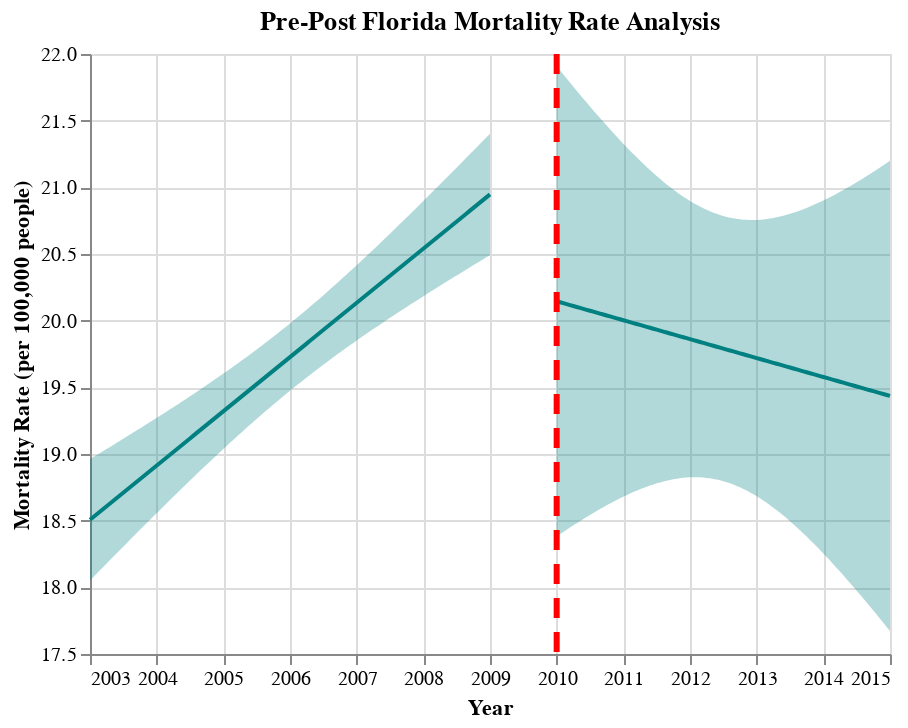

The code cell stored with this chart in its notebook:
### Code cell
## Generate Pre-Post Graphs for FL
fit, reg_chart_pre_FL = get_reg_fit_FL(
    death_data_FL_subset_grouped_pre, 
    yvar="average_deaths_state", 
    xvar="YEAR", 
    alpha=0.05
)
reg_chart_pre_FL

fit, reg_chart_post_FL = get_reg_fit_FL(
    death_data_FL_subset_grouped_post, 
    yvar="average_deaths_state", 
    xvar="YEAR", 
    alpha=0.05
)

## Create line post-policy implementation
line_2010 = alt.Chart(pd.DataFrame({'x': [2010]})).mark_rule(strokeDash=[10, 7], color = "red", strokeWidth=3).encode(x='x')

## Generate final pre-post graph for FL
pre_post_FL = reg_chart_pre_FL + reg_chart_post_FL + line_2010
pre_post_FL.properties(title="Pre-Post Florida Mortality Rate Analysis")

### Figure 1 — Vega-Lite specification as saved in the notebook (floating-point values rounded to 4 significant figures)
{"config": {"view": {"continuousWidth": 400, "continuousHeight": 300}}, "layer": [{"mark": {"type": "errorband", "color": "teal"}, "encoding": {"x": {"field": "YEAR", "type": "quantitative"}, "y": {"field": "ci_low", "title": "", "type": "quantitative"}, "y2": {"field": "ci_high"}}}, {"mark": {"type": "line", "color": "teal"}, "encoding": {"x": {"axis": {"format": "T", "title": "Year"}, "field": "YEAR", "scale": {"zero": false}, "type": "quantitative"}, "y": {"field": "average_deaths_state", "scale": {"zero": false}, "title": "Mortality Rate (per 100,000 people)", "type": "quantitative"}}}, {"layer": [{"mark": {"type": "errorband", "color": "teal"}, "encoding": {"x": {"field": "YEAR", "type": "quantitative"}, "y": {"field": "ci_low", "title": "", "type": "quantitative"}, "y2": {"field": "ci_high"}}}, {"mark": {"type": "line", "color": "teal"}, "encoding": {"x": {"axis": {"format": "T", "title": "Year"}, "field": "YEAR", "scale": {"zero": false}, "type": "quantitative"}, "y": {"field": "average_deaths_state", "scale": {"zero": false}, "title": "Mortality Rate (per 100,000 people)", "type": "quantitative"}}}], "data": {"name": "data-5dde3a2bb1b438999ecfbdcea3ef74b6"}}, {"data": {"name": "data-c6a99109c809d7b1b46dbbb9b2adf5d2"}, "mark": {"type": "rule", "color": "red", "strokeDash": [10, 7], "strokeWidth": 3}, "encoding": {"x": {"field": "x", "type": "quantitative"}}}], "data": {"name": "data-8318611d1c12f31b00cb452b2bebdd7a"}, "title": "Pre-Post Florida Mortality Rate Analysis", "$schema": "https://vega.github.io/schema/vega-lite/v4.17.0.json", "datasets": {"data-8318611d1c12f31b00cb452b2bebdd7a": [{"YEAR": 2003.0, "average_deaths_state": 18.51, "ci_low": 18.05, "ci_high": 18.96}, {"YEAR": 2003.0, "average_deaths_state": 18.53, "ci_low": 18.08, "ci_high": 18.98}, {"YEAR": 2003.0, "average_deaths_state": 18.56, "ci_low": 18.11, "ci_high": 19.0}, {"YEAR": 2003.0, "average_deaths_state": 18.58, "ci_low": 18.14, "ci_high": 19.02}, {"YEAR": 2003.0, "average_deaths_state": 18.6, "ci_low": 18.17, "ci_high": 19.04}, {"YEAR": 2003.0, "average_deaths_state": 18.63, "ci_low": 18.2, "ci_high": 19.05}, {"YEAR": 2003.0, "average_deaths_state": 18.65, "ci_low": 18.23, "ci_high": 19.07}, {"YEAR": 2003.0, "average_deaths_state": 18.68, "ci_low": 18.27, "ci_high": 19.09}, {"YEAR": 2003.0, "average_deaths_state": 18.7, "ci_low": 18.3, "ci_high": 19.11}, {"YEAR": 2004.0, "average_deaths_state": 18.73, "ci_low": 18.33, "ci_high": 19.13}, {"YEAR": 2004.0, "average_deaths_state": 18.75, "ci_low": 18.36, "ci_high": 19.15}, {"YEAR": 2004.0, "average_deaths_state": 18.78, "ci_low": 18.39, "ci_high": 19.16}, {"YEAR": 2004.0, "average_deaths_state": 18.8, "ci_low": 18.42, "ci_high": 19.18}, {"YEAR": 2004.0, "average_deaths_state": 18.82, "ci_low": 18.45, "ci_high": 19.2}, {"YEAR": 2004.0, "average_deaths_state": 18.85, "ci_low": 18.48, "ci_high": 19.22}, {"YEAR": 2004.0, "average_deaths_state": 18.87, "ci_low": 18.51, "ci_high": 19.24}, {"YEAR": 2004.0, "average_deaths_state": 18.9, "ci_low": 18.54, "ci_high": 19.26}, {"YEAR": 2004.0, "average_deaths_state": 18.92, "ci_low": 18.57, "ci_high": 19.28}, {"YEAR": 2004.0, "average_deaths_state": 18.95, "ci_low": 18.6, "ci_high": 19.3}, {"YEAR": 2004.0, "average_deaths_state": 18.97, "ci_low": 18.63, "ci_high": 19.32}, {"YEAR": 2004.0, "average_deaths_state": 18.99, "ci_low": 18.65, "ci_high": 19.33}, {"YEAR": 2004.0, "average_deaths_state": 19.02, "ci_low": 18.68, "ci_high": 19.35}, {"YEAR": 2004.0, "average_deaths_state": 19.04, "ci_low": 18.71, "ci_high": 19.37}, {"YEAR": 2004.0, "average_deaths_state": 19.07, "ci_low": 18.74, "ci_high": 19.39}, {"YEAR": 2004.0, "average_deaths_state": 19.09, "ci_low": 18.77, "ci_high": 19.41}, {"YEAR": 2004.0, "average_deaths_state": 19.12, "ci_low": 18.8, "ci_high": 19.43}, {"YEAR": 2005.0, "average_deaths_state": 19.14, "ci_low": 18.83, "ci_high": 19.45}, {"YEAR": 2005.0, "average_deaths_state": 19.17, "ci_low": 18.86, "ci_high": 19.47}, {"YEAR": 2005.0, "average_deaths_state": 19.19, "ci_low": 18.89, "ci_high": 19.49}, {"YEAR": 2005.0, "average_deaths_state": 19.21, "ci_low": 18.92, "ci_high": 19.51}, {"YEAR": 2005.0, "average_deaths_state": 19.24, "ci_low": 18.94, "ci_high": 19.53}, {"YEAR": 2005.0, "average_deaths_state": 19.26, "ci_low": 18.97, "ci_high": 19.55}, {"YEAR": 2005.0, "average_deaths_state": 19.29, "ci_low": 19.0, "ci_high": 19.57}, {"YEAR": 2005.0, "average_deaths_state": 19.31, "ci_low": 19.03, "ci_high": 19.6}, {"YEAR": 2005.0, "average_deaths_state": 19.34, "ci_low": 19.06, "ci_high": 19.62}, {"YEAR": 2005.0, "average_deaths_state": 19.36, "ci_low": 19.08, "ci_high": 19.64}, {"YEAR": 2005.0, "average_deaths_state": 19.39, "ci_low": 19.11, "ci_high": 19.66}, {"YEAR": 2005.0, "average_deaths_state": 19.41, "ci_low": 19.14, "ci_high": 19.68}, {"YEAR": 2005.0, "average_deaths_state": 19.43, "ci_low": 19.17, "ci_high": 19.7}, {"YEAR": 2005.0, "average_deaths_state": 19.46, "ci_low": 19.19, "ci_high": 19.72}, {"YEAR": 2005.0, "average_deaths_state": 19.48, "ci_low": 19.22, "ci_high": 19.75}, {"YEAR": 2005.0, "average_deaths_state": 19.51, "ci_low": 19.25, "ci_high": 19.77}, {"YEAR": 2006.0, "average_deaths_state": 19.53, "ci_low": 19.27, "ci_high": 19.79}, {"YEAR": 2006.0, "average_deaths_state": 19.56, "ci_low": 19.3, "ci_high": 19.81}, {"YEAR": 2006.0, "average_deaths_state": 19.58, "ci_low": 19.32, "ci_high": 19.84}, {"YEAR": 2006.0, "average_deaths_state": 19.6, "ci_low": 19.35, "ci_high": 19.86}, {"YEAR": 2006.0, "average_deaths_state": 19.63, "ci_low": 19.37, "ci_high": 19.88}, {"YEAR": 2006.0, "average_deaths_state": 19.65, "ci_low": 19.4, "ci_high": 19.91}, {"YEAR": 2006.0, "average_deaths_state": 19.68, "ci_low": 19.42, "ci_high": 19.93}, {"YEAR": 2006.0, "average_deaths_state": 19.7, "ci_low": 19.45, "ci_high": 19.96}, {"YEAR": 2006.0, "average_deaths_state": 19.73, "ci_low": 19.47, "ci_high": 19.98}, {"YEAR": 2006.0, "average_deaths_state": 19.75, "ci_low": 19.5, "ci_high": 20.0}, {"YEAR": 2006.0, "average_deaths_state": 19.78, "ci_low": 19.52, "ci_high": 20.03}, {"YEAR": 2006.0, "average_deaths_state": 19.8, "ci_low": 19.55, "ci_high": 20.05}, {"YEAR": 2006.0, "average_deaths_state": 19.82, "ci_low": 19.57, "ci_high": 20.08}, {"YEAR": 2006.0, "average_deaths_state": 19.85, "ci_low": 19.59, "ci_high": 20.1}, {"YEAR": 2006.0, "average_deaths_state": 19.87, "ci_low": 19.62, "ci_high": 20.13}, {"YEAR": 2006.0, "average_deaths_state": 19.9, "ci_low": 19.64, "ci_high": 20.16}, {"YEAR": 2006.0, "average_deaths_state": 19.92, "ci_low": 19.66, "ci_high": 20.18}, {"YEAR": 2007.0, "average_deaths_state": 19.95, "ci_low": 19.68, "ci_high": 20.21}, {"YEAR": 2007.0, "average_deaths_state": 19.97, "ci_low": 19.71, "ci_high": 20.23}, {"YEAR": 2007.0, "average_deaths_state": 20.0, "ci_low": 19.73, "ci_high": 20.26}, {"YEAR": 2007.0, "average_deaths_state": 20.02, "ci_low": 19.75, "ci_high": 20.29}, {"YEAR": 2007.0, "average_deaths_state": 20.04, "ci_low": 19.77, "ci_high": 20.32}, {"YEAR": 2007.0, "average_deaths_state": 20.07, "ci_low": 19.79, "ci_high": 20.34}, {"YEAR": 2007.0, "average_deaths_state": 20.09, "ci_low": 19.82, "ci_high": 20.37}, {"YEAR": 2007.0, "average_deaths_state": 20.12, "ci_low": 19.84, "ci_high": 20.4}, {"YEAR": 2007.0, "average_deaths_state": 20.14, "ci_low": 19.86, "ci_high": 20.43}, {"YEAR": 2007.0, "average_deaths_state": 20.17, "ci_low": 19.88, "ci_high": 20.45}, {"YEAR": 2007.0, "average_deaths_state": 20.19, "ci_low": 19.9, "ci_high": 20.48}, {"YEAR": 2007.0, "average_deaths_state": 20.21, "ci_low": 19.92, "ci_high": 20.51}, {"YEAR": 2007.0, "average_deaths_state": 20.24, "ci_low": 19.94, "ci_high": 20.54}, {"YEAR": 2007.0, "average_deaths_state": 20.26, "ci_low": 19.96, "ci_high": 20.57}, {"YEAR": 2007.0, "average_deaths_state": 20.29, "ci_low": 19.98, "ci_high": 20.6}, {"YEAR": 2007.0, "average_deaths_state": 20.31, "ci_low": 20.0, "ci_high": 20.62}, {"YEAR": 2007.0, "average_deaths_state": 20.34, "ci_low": 20.02, "ci_high": 20.65}, {"YEAR": 2008.0, "average_deaths_state": 20.36, "ci_low": 20.04, "ci_high": 20.68}, {"YEAR": 2008.0, "average_deaths_state": 20.39, "ci_low": 20.06, "ci_high": 20.71}, {"YEAR": 2008.0, "average_deaths_state": 20.41, "ci_low": 20.08, "ci_high": 20.74}, {"YEAR": 2008.0, "average_deaths_state": 20.43, "ci_low": 20.1, "ci_high": 20.77}, {"YEAR": 2008.0, "average_deaths_state": 20.46, "ci_low": 20.12, "ci_high": 20.8}, {"YEAR": 2008.0, "average_deaths_state": 20.48, "ci_low": 20.14, "ci_high": 20.83}, {"YEAR": 2008.0, "average_deaths_state": 20.51, "ci_low": 20.16, "ci_high": 20.86}, {"YEAR": 2008.0, "average_deaths_state": 20.53, "ci_low": 20.18, "ci_high": 20.89}, {"YEAR": 2008.0, "average_deaths_state": 20.56, "ci_low": 20.2, "ci_high": 20.92}, {"YEAR": 2008.0, "average_deaths_state": 20.58, "ci_low": 20.21, "ci_high": 20.95}, {"YEAR": 2008.0, "average_deaths_state": 20.61, "ci_low": 20.23, "ci_high": 20.98}, {"YEAR": 2008.0, "average_deaths_state": 20.63, "ci_low": 20.25, "ci_high": 21.01}, {"YEAR": 2008.0, "average_deaths_state": 20.65, "ci_low": 20.27, "ci_high": 21.04}, {"YEAR": 2008.0, "average_deaths_state": 20.68, "ci_low": 20.29, "ci_high": 21.07}, {"YEAR": 2008.0, "average_deaths_state": 20.7, "ci_low": 20.31, "ci_high": 21.1}, {"YEAR": 2008.0, "average_deaths_state": 20.73, "ci_low": 20.33, "ci_high": 21.13}, {"YEAR": 2009.0, "average_deaths_state": 20.75, "ci_low": 20.35, "ci_high": 21.16}, {"YEAR": 2009.0, "average_deaths_state": 20.78, "ci_low": 20.36, "ci_high": 21.19}, {"YEAR": 2009.0, "average_deaths_state": 20.8, "ci_low": 20.38, "ci_high": 21.22}, {"YEAR": 2009.0, "average_deaths_state": 20.82, "ci_low": 20.4, "ci_high": 21.25}, {"YEAR": 2009.0, "average_deaths_state": 20.85, "ci_low": 20.42, "ci_high": 21.28}, {"YEAR": 2009.0, "average_deaths_state": 20.87, "ci_low": 20.44, "ci_high": 21.31}, {"YEAR": 2009.0, "average_deaths_state": 20.9, "ci_low": 20.46, "ci_high": 21.34}, {"YEAR": 2009.0, "average_deaths_state": 20.92, "ci_low": 20.47, "ci_high": 21.37}, {"YEAR": 2009.0, "average_deaths_state": 20.95, "ci_low": 20.49, "ci_high": 21.4}], "data-5dde3a2bb1b438999ecfbdcea3ef74b6": [{"YEAR": 2010.0, "average_deaths_state": 20.15, "ci_low": 18.38, "ci_high": 21.91}, {"YEAR": 2010.0, "average_deaths_state": 20.14, "ci_low": 18.4, "ci_high": 21.88}, {"YEAR": 2010.0, "average_deaths_state": 20.13, "ci_low": 18.42, "ci_high": 21.85}, {"YEAR": 2010.0, "average_deaths_state": 20.12, "ci_low": 18.43, "ci_high": 21.82}, {"YEAR": 2010.0, "average_deaths_state": 20.12, "ci_low": 18.45, "ci_high": 21.79}, {"YEAR": 2010.0, "average_deaths_state": 20.11, "ci_low": 18.46, "ci_high": 21.75}, {"YEAR": 2010.0, "average_deaths_state": 20.1, "ci_low": 18.48, "ci_high": 21.72}, {"YEAR": 2010.0, "average_deaths_state": 20.1, "ci_low": 18.5, "ci_high": 21.69}, {"YEAR": 2010.0, "average_deaths_state": 20.09, "ci_low": 18.51, "ci_high": 21.66}, {"YEAR": 2010.0, "average_deaths_state": 20.08, "ci_low": 18.53, "ci_high": 21.64}, {"YEAR": 2010.0, "average_deaths_state": 20.07, "ci_low": 18.54, "ci_high": 21.61}, {"YEAR": 2011.0, "average_deaths_state": 20.07, "ci_low": 18.56, "ci_high": 21.58}, {"YEAR": 2011.0, "average_deaths_state": 20.06, "ci_low": 18.57, "ci_high": 21.55}, {"YEAR": 2011.0, "average_deaths_state": 20.05, "ci_low": 18.59, "ci_high": 21.52}, {"YEAR": 2011.0, "average_deaths_state": 20.05, "ci_low": 18.6, "ci_high": 21.49}, {"YEAR": 2011.0, "average_deaths_state": 20.04, "ci_low": 18.61, "ci_high": 21.46}, {"YEAR": 2011.0, "average_deaths_state": 20.03, "ci_low": 18.63, "ci_high": 21.44}, {"YEAR": 2011.0, "average_deaths_state": 20.02, "ci_low": 18.64, "ci_high": 21.41}, {"YEAR": 2011.0, "average_deaths_state": 20.02, "ci_low": 18.65, "ci_high": 21.38}, {"YEAR": 2011.0, "average_deaths_state": 20.01, "ci_low": 18.67, "ci_high": 21.35}, {"YEAR": 2011.0, "average_deaths_state": 20.0, "ci_low": 18.68, "ci_high": 21.33}, {"YEAR": 2011.0, "average_deaths_state": 20.0, "ci_low": 18.69, "ci_high": 21.3}, {"YEAR": 2011.0, "average_deaths_state": 19.99, "ci_low": 18.7, "ci_high": 21.28}, {"YEAR": 2011.0, "average_deaths_state": 19.98, "ci_low": 18.71, "ci_high": 21.25}, {"YEAR": 2011.0, "average_deaths_state": 19.97, "ci_low": 18.72, "ci_high": 21.22}, {"YEAR": 2011.0, "average_deaths_state": 19.97, "ci_low": 18.74, "ci_high": 21.2}, {"YEAR": 2011.0, "average_deaths_state": 19.96, "ci_low": 18.75, "ci_high": 21.18}, {"YEAR": 2011.0, "average_deaths_state": 19.95, "ci_low": 18.75, "ci_high": 21.15}, {"YEAR": 2011.0, "average_deaths_state": 19.95, "ci_low": 18.76, "ci_high": 21.13}, {"YEAR": 2011.0, "average_deaths_state": 19.94, "ci_low": 18.77, "ci_high": 21.11}, {"YEAR": 2011.0, "average_deaths_state": 19.93, "ci_low": 18.78, "ci_high": 21.08}, {"YEAR": 2012.0, "average_deaths_state": 19.93, "ci_low": 18.79, "ci_high": 21.06}, {"YEAR": 2012.0, "average_deaths_state": 19.92, "ci_low": 18.79, "ci_high": 21.04}, {"YEAR": 2012.0, "average_deaths_state": 19.91, "ci_low": 18.8, "ci_high": 21.02}, {"YEAR": 2012.0, "average_deaths_state": 19.9, "ci_low": 18.81, "ci_high": 21.0}, {"YEAR": 2012.0, "average_deaths_state": 19.9, "ci_low": 18.81, "ci_high": 20.98}, {"YEAR": 2012.0, "average_deaths_state": 19.89, "ci_low": 18.81, "ci_high": 20.96}, {"YEAR": 2012.0, "average_deaths_state": 19.88, "ci_low": 18.82, "ci_high": 20.95}, {"YEAR": 2012.0, "average_deaths_state": 19.88, "ci_low": 18.82, "ci_high": 20.93}, {"YEAR": 2012.0, "average_deaths_state": 19.87, "ci_low": 18.82, "ci_high": 20.91}, {"YEAR": 2012.0, "average_deaths_state": 19.86, "ci_low": 18.83, "ci_high": 20.9}, {"YEAR": 2012.0, "average_deaths_state": 19.85, "ci_low": 18.83, "ci_high": 20.88}, {"YEAR": 2012.0, "average_deaths_state": 19.85, "ci_low": 18.83, "ci_high": 20.87}, {"YEAR": 2012.0, "average_deaths_state": 19.84, "ci_low": 18.82, "ci_high": 20.86}, {"YEAR": 2012.0, "average_deaths_state": 19.83, "ci_low": 18.82, "ci_high": 20.84}, {"YEAR": 2012.0, "average_deaths_state": 19.83, "ci_low": 18.82, "ci_high": 20.83}, {"YEAR": 2012.0, "average_deaths_state": 19.82, "ci_low": 18.82, "ci_high": 20.82}, {"YEAR": 2012.0, "average_deaths_state": 19.81, "ci_low": 18.81, "ci_high": 20.81}, {"YEAR": 2012.0, "average_deaths_state": 19.8, "ci_low": 18.81, "ci_high": 20.8}, {"YEAR": 2012.0, "average_deaths_state": 19.8, "ci_low": 18.8, "ci_high": 20.79}, {"YEAR": 2012.0, "average_deaths_state": 19.79, "ci_low": 18.8, "ci_high": 20.79}, {"YEAR": 2013.0, "average_deaths_state": 19.78, "ci_low": 18.79, "ci_high": 20.78}, {"YEAR": 2013.0, "average_deaths_state": 19.78, "ci_low": 18.78, "ci_high": 20.77}, {"YEAR": 2013.0, "average_deaths_state": 19.77, "ci_low": 18.77, "ci_high": 20.77}, {"YEAR": 2013.0, "average_deaths_state": 19.76, "ci_low": 18.76, "ci_high": 20.76}, {"YEAR": 2013.0, "average_deaths_state": 19.75, "ci_low": 18.75, "ci_high": 20.76}, {"YEAR": 2013.0, "average_deaths_state": 19.75, "ci_low": 18.74, "ci_high": 20.76}, {"YEAR": 2013.0, "average_deaths_state": 19.74, "ci_low": 18.73, "ci_high": 20.76}, {"YEAR": 2013.0, "average_deaths_state": 19.73, "ci_low": 18.71, "ci_high": 20.76}, {"YEAR": 2013.0, "average_deaths_state": 19.73, "ci_low": 18.7, "ci_high": 20.76}, {"YEAR": 2013.0, "average_deaths_state": 19.72, "ci_low": 18.68, "ci_high": 20.76}, {"YEAR": 2013.0, "average_deaths_state": 19.71, "ci_low": 18.67, "ci_high": 20.76}, {"YEAR": 2013.0, "average_deaths_state": 19.71, "ci_low": 18.65, "ci_high": 20.76}, {"YEAR": 2013.0, "average_deaths_state": 19.7, "ci_low": 18.63, "ci_high": 20.76}, {"YEAR": 2013.0, "average_deaths_state": 19.69, "ci_low": 18.62, "ci_high": 20.77}, {"YEAR": 2013.0, "average_deaths_state": 19.68, "ci_low": 18.6, "ci_high": 20.77}, {"YEAR": 2013.0, "average_deaths_state": 19.68, "ci_low": 18.58, "ci_high": 20.78}, {"YEAR": 2013.0, "average_deaths_state": 19.67, "ci_low": 18.56, "ci_high": 20.78}, {"YEAR": 2013.0, "average_deaths_state": 19.66, "ci_low": 18.54, "ci_high": 20.79}, {"YEAR": 2013.0, "average_deaths_state": 19.66, "ci_low": 18.52, "ci_high": 20.79}, {"YEAR": 2013.0, "average_deaths_state": 19.65, "ci_low": 18.5, "ci_high": 20.8}, {"YEAR": 2014.0, "average_deaths_state": 19.64, "ci_low": 18.47, "ci_high": 20.81}, {"YEAR": 2014.0, "average_deaths_state": 19.63, "ci_low": 18.45, "ci_high": 20.82}, {"YEAR": 2014.0, "average_deaths_state": 19.63, "ci_low": 18.43, "ci_high": 20.83}, {"YEAR": 2014.0, "average_deaths_state": 19.62, "ci_low": 18.4, "ci_high": 20.84}, {"YEAR": 2014.0, "average_deaths_state": 19.61, "ci_low": 18.38, "ci_high": 20.85}, {"YEAR": 2014.0, "average_deaths_state": 19.61, "ci_low": 18.36, "ci_high": 20.86}, {"YEAR": 2014.0, "average_deaths_state": 19.6, "ci_low": 18.33, "ci_high": 20.87}, {"YEAR": 2014.0, "average_deaths_state": 19.59, "ci_low": 18.31, "ci_high": 20.88}, {"YEAR": 2014.0, "average_deaths_state": 19.58, "ci_low": 18.28, "ci_high": 20.89}, {"YEAR": 2014.0, "average_deaths_state": 19.58, "ci_low": 18.25, "ci_high": 20.9}, {"YEAR": 2014.0, "average_deaths_state": 19.57, "ci_low": 18.23, "ci_high": 20.91}, {"YEAR": 2014.0, "average_deaths_state": 19.56, "ci_low": 18.2, "ci_high": 20.93}, {"YEAR": 2014.0, "average_deaths_state": 19.56, "ci_low": 18.17, "ci_high": 20.94}, {"YEAR": 2014.0, "average_deaths_state": 19.55, "ci_low": 18.15, "ci_high": 20.95}, {"YEAR": 2014.0, "average_deaths_state": 19.54, "ci_low": 18.12, "ci_high": 20.97}, {"YEAR": 2014.0, "average_deaths_state": 19.53, "ci_low": 18.09, "ci_high": 20.98}, {"YEAR": 2014.0, "average_deaths_state": 19.53, "ci_low": 18.06, "ci_high": 20.99}, {"YEAR": 2014.0, "average_deaths_state": 19.52, "ci_low": 18.03, "ci_high": 21.01}, {"YEAR": 2014.0, "average_deaths_state": 19.51, "ci_low": 18.0, "ci_high": 21.02}, {"YEAR": 2014.0, "average_deaths_state": 19.51, "ci_low": 17.97, "ci_high": 21.04}, {"YEAR": 2015.0, "average_deaths_state": 19.5, "ci_low": 17.95, "ci_high": 21.05}, {"YEAR": 2015.0, "average_deaths_state": 19.49, "ci_low": 17.92, "ci_high": 21.07}, {"YEAR": 2015.0, "average_deaths_state": 19.49, "ci_low": 17.89, "ci_high": 21.08}, {"YEAR": 2015.0, "average_deaths_state": 19.48, "ci_low": 17.86, "ci_high": 21.1}, {"YEAR": 2015.0, "average_deaths_state": 19.47, "ci_low": 17.83, "ci_high": 21.12}, {"YEAR": 2015.0, "average_deaths_state": 19.46, "ci_low": 17.8, "ci_high": 21.13}, {"YEAR": 2015.0, "average_deaths_state": 19.46, "ci_low": 17.76, "ci_high": 21.15}, {"YEAR": 2015.0, "average_deaths_state": 19.45, "ci_low": 17.73, "ci_high": 21.17}, {"YEAR": 2015.0, "average_deaths_state": 19.44, "ci_low": 17.7, "ci_high": 21.18}, {"YEAR": 2015.0, "average_deaths_state": 19.44, "ci_low": 17.67, "ci_high": 21.2}], "data-c6a99109c809d7b1b46dbbb9b2adf5d2": [{"x": 2010}]}}
